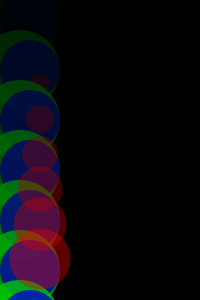
Frame 1 (no input)
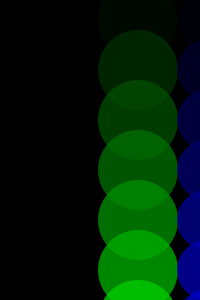
Frame 60 (the mouse pressed at the canvas centre just before this capture)
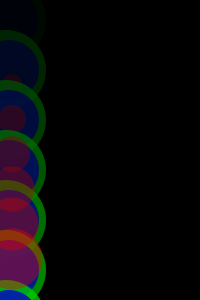
Frame 120 (the mouse held since frame 60 and released just before this capture)

The Processing sketch that drew these frames (run headless with seeded random() and noise(); from frame 60 on, the mouse is pressed at the canvas centre):

// Processing sketch: processing_33361
// ── processing_33361.pde

//variables
int x=10;
int y=0;
 
void setup(){
  size(200,300);
  noStroke();
  smooth();
  frameRate(50);
}
 
void draw(){
  background(0);
  for (int i=10; i<=width; i+=25){
    
    float colorValor = map(i,0,width,0,255);
    
    fill(colorValor,0,0,100);
    ellipse(x*4,i*1.4,i/3,i/3);
    
    fill(0,colorValor,0,200);
    ellipse(x*2,i*2,80,80);
    
    fill(00,00,colorValor,200);
    ellipse(x*3,i*2,60,60);
  }
  x++;
  if ((x*2)-50 > width){
    x=0;
  }
  
}
